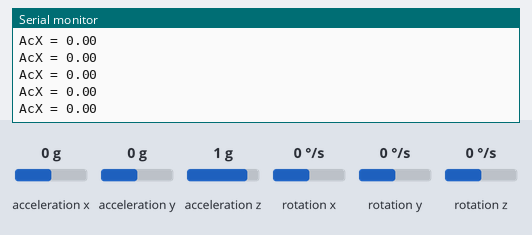
Bench run of a sketch on a simulated Arduino Uno, built with avr-gcc and run on an emulated ATmega328P. Parts: the last lines printed to the serial monitor. Wiring (inferred from the names in the program): MPU-6050 motion sensor at I2C address 0x68. The inputs (shaded band) are chosen by the test bench; at power-on: acceleration x 0 g, acceleration y 0 g, acceleration z 1 g, rotation x 0 °/s, rotation y 0 °/s, rotation z 0 °/s.

Above: at 1.2 s.
1.3 s: acceleration x set to -1.4 g
At 2.3 s:
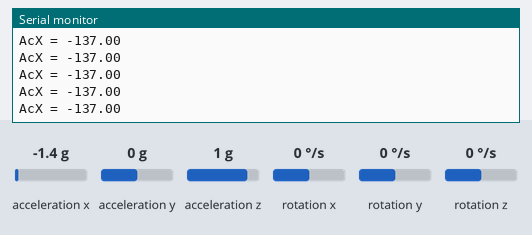
4.3 s: acceleration x set to 0 g
At 5.0 s:
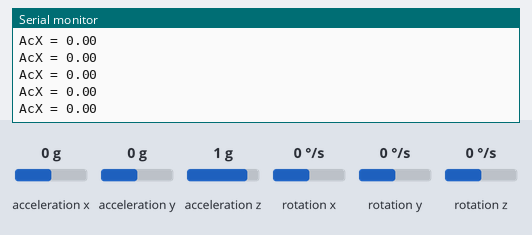
7.3 s: acceleration x set to -0.8 g
At 8.2 s:
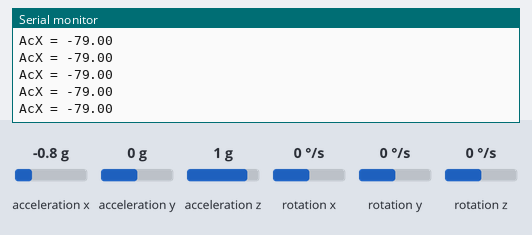
Timing chart, 0 to 10.3 s (numbered marks = the images above; inputs shaded):
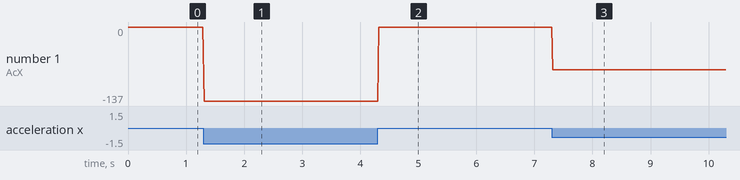

The sketch:

MPU6050.ino
```cpp
// Testing the Invensense MPU6050 IMU
// modified by JD Warren - 2014
// Sensor from Banggood.com
// http://www.banggood.com/6DOF-MPU-6050-3-Axis-Gyro-With-Accelerometer-Sensor-Module-For-Arduino-p-80862.html
//
// Originally written by Arduino User JohnChi
// august 12, 2014.
// public domain
//
#include<Wire.h>
const int GyroA=0x68;  // I2C address of the MPU-6050
float AcX,AcY,AcZ,Temp,GyX,GyY,GyZ;
void setup(){
  Wire.begin();
  Wire.beginTransmission(GyroA);
  Wire.write(0x6B);  // MPU6050_PWR_MGMT_1 register
  Wire.write(0);     // set to zero (wakes up the MPU-6050)
  Wire.endTransmission(true);
  Serial.begin(9600);
}
void loop(){
  wire();
  read_accel();
  Serial.println("");
  delay(20);
}

void wire(){
  Wire.beginTransmission(GyroA);
  Wire.write(0x3B);  // starting with register 0x3B (MPU6050_ACCEL_XOUT_H)
  Wire.endTransmission(false);
  Wire.requestFrom(GyroA,14,true);  // read a total of 14 registers
}

void read_accel(){
  AcX = Wire.read()*256+Wire.read();
  AcX = map(AcX, -15000, 15000, -90, 90);
  //AcX=Wire.read()*256+Wire.read();  // 0x3B (MPU6050_ACCEL_XOUT_H) & 0x3C (MPU6050_ACCEL_XOUT_L)
  //AcY=Wire.read()*256+Wire.read();  // 0x3D (MPU6050_ACCEL_YOUT_H) & 0x3E (MPU6050_ACCEL_YOUT_L)
  //AcZ=Wire.read()*256+Wire.read();  // 0x3F (MPU6050_ACCEL_ZOUT_H) & 0x40 (MPU6050_ACCEL_ZOUT_L)
  print_accel();
}

void read_gyro(){
  GyX=Wire.read()*256+Wire.read();  // 0x43 (MPU6050_GYRO_XOUT_H) & 0x44 (MPU6050_GYRO_XOUT_L)
  //GyY=Wire.read()*256+Wire.read();  // 0x45 (MPU6050_GYRO_YOUT_H) & 0x46 (MPU6050_GYRO_YOUT_L)
  //GyZ=Wire.read()*256+Wire.read();  // 0x47 (MPU6050_GYRO_ZOUT_H) & 0x48 (MPU6050_GYRO_ZOUT_L)
  print_gyro();
}

void read_temp(){
  Temp=(Wire.read()*256+Wire.read())/340.00+36.53;  // 0x41 (MPU6050_TEMP_OUT_H) & 0x42 (MPU6050_TEMP_OUT_L)
  print_temp();
}

void print_accel(){
  Serial.print("AcX = "); Serial.print(AcX);
  //Serial.print("  AcY = "); Serial.print(AcY);
  //Serial.print("  AcZ = "); Serial.print(AcZ);
}
void print_gyro(){
  Serial.print(" GyX = "); Serial.print(GyX);
  //Serial.print(" GyY = "); Serial.print(GyY);
  //Serial.print(" GyZ = "); Serial.println(GyZ);
}
void print_temp(){
  Serial.print(" Temp = "); Serial.print(Temp);
}
```

Measured:
- after the input at 1.3 s, the serial monitor: prints a new line at once (image 1)
- after the input at 4.3 s, the serial monitor: prints a new line at once (image 2)
- after the input at 7.3 s, the serial monitor: prints a new line at once (image 3)
- plotted number 1: 0 → -137 after the input at 1.3 s, -137 → 0 after the input at 4.3 s, 0 → -79 after the input at 7.3 s
